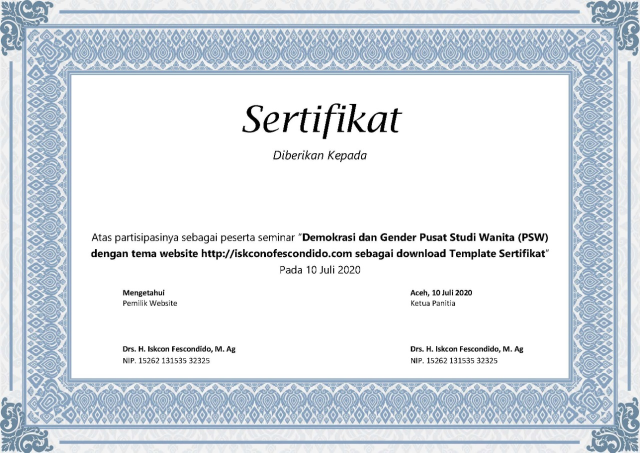
#> input picture website/files/template/image.jpg, 1280 x 905 px, found by its file name (shown at 1/2 size)
$ python certificate.py   (older library calls are emulated)
#> lines starting #> are read from the running program, lines starting #| are printed output that depends on the picture
from PIL import Image
from PIL import ImageFont
from PIL import ImageDraw
import os

template_path = os.path.abspath("website/files/template/image.jpg")
save_img_path = os.path.abspath("website/files/temp/")
save_pdf_path = os.path.abspath("website/files/temp/")
font_path = os.path.abspath("website/files/fonts/arial.ttf")


def put_name(template_path, save_img_path, save_pdf_path, name, pos):
#> called with template_path = 'website/website/files/template/image.jpg', save_img_path = 'website/website/files/temp', save_pdf_path = 'website/website/files/temp', name = 'Maulana Imam Muttaqin', pos = (283, 365)
    x, y = pos[1], pos[0]
    font = ImageFont.truetype(font_path, 50)
    img = Image.open(template_path)
#> img is the input picture: PIL image 1280x905 RGB; mean R, G, B 217.5, 223.8, 230.3
    W, H = img.size
#> W = 1280; H = 905
    draw = ImageDraw.Draw(img)
    w, h = draw.textsize(name, font=font)
#> w = 609; h = 57
    draw.text(((W-w)/2, x), name, (0, 0, 0), font=font)
    img_save = name.title() + '.png'
    img.save(os.path.join(save_img_path, img_save))
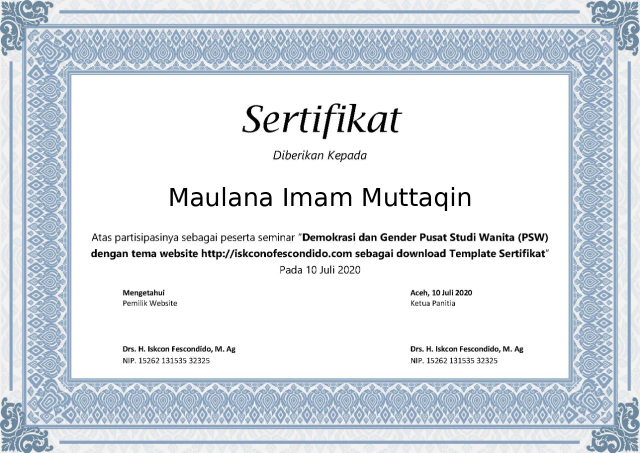
#> saved as Maulana Imam Muttaqin.png: PIL image 1280x905 RGB (shown at 1/2 size); mean R, G, B 216.1, 222.5, 228.9
    img = Image.open(os.path.join(save_img_path, img_save))
    pdf_img = img.convert('RGB')
    pdf_save = name.title() + '.pdf'
    pdf_img.save(os.path.join(save_pdf_path, pdf_save))


put_name(template_path, save_img_path, save_pdf_path,
         "Maulana Imam Muttaqin", (283, 365))
